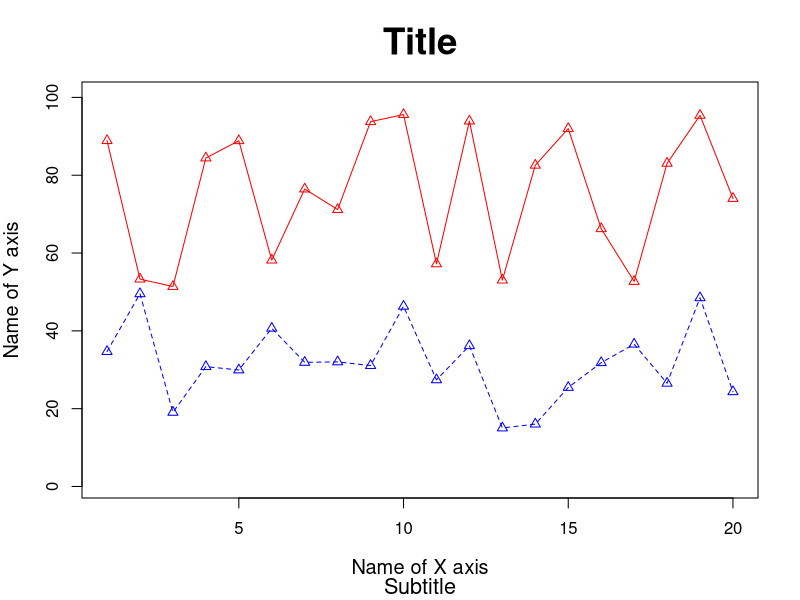
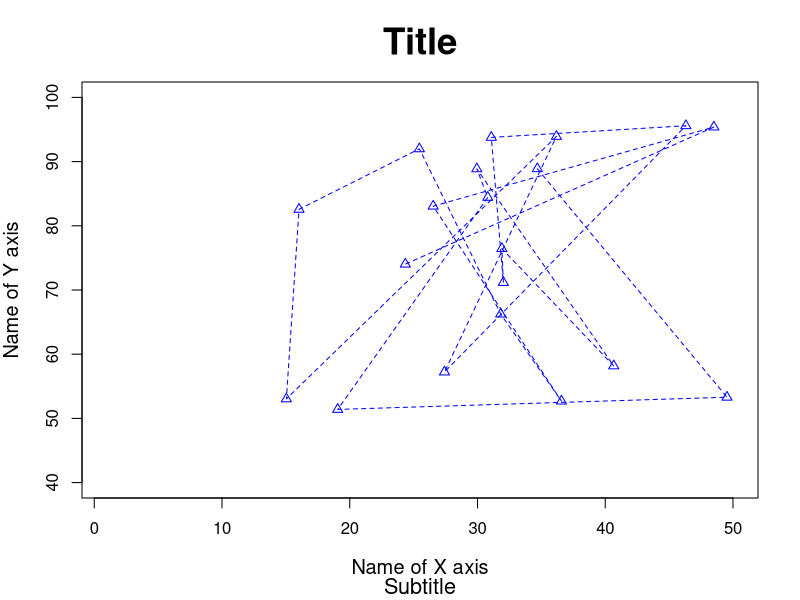
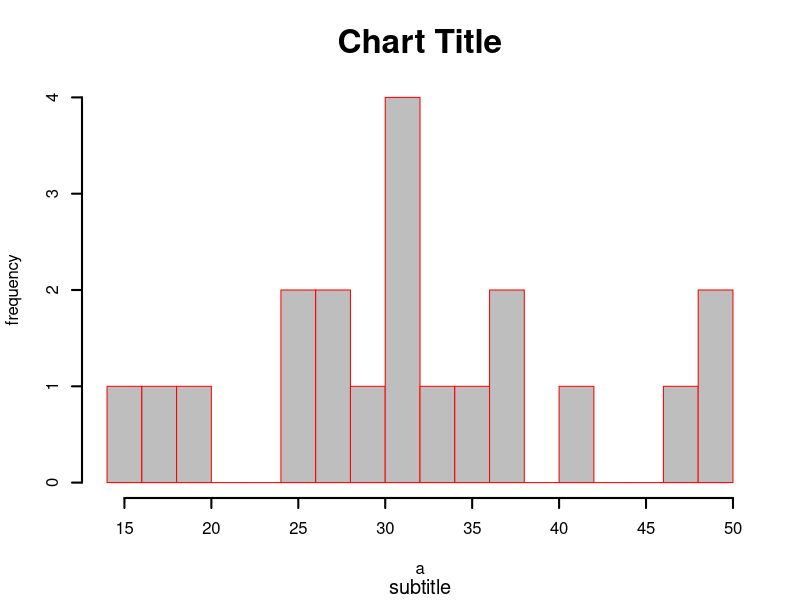
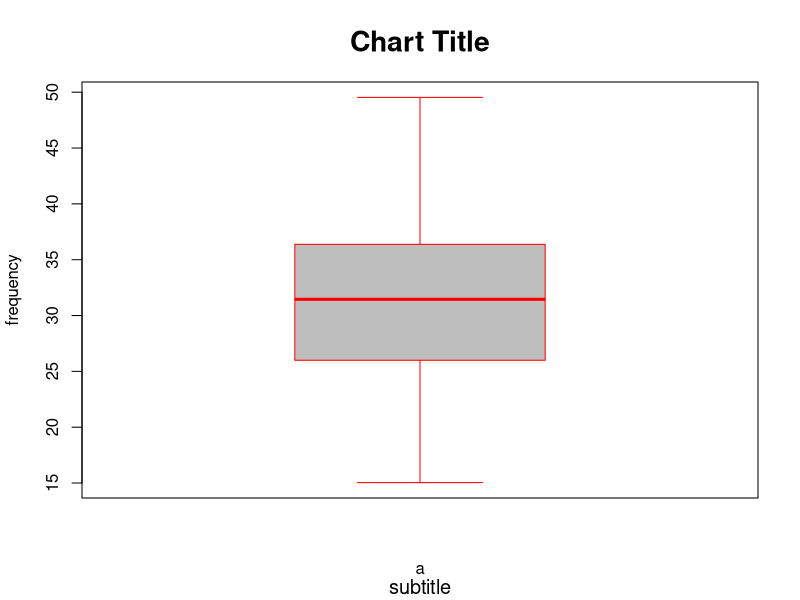
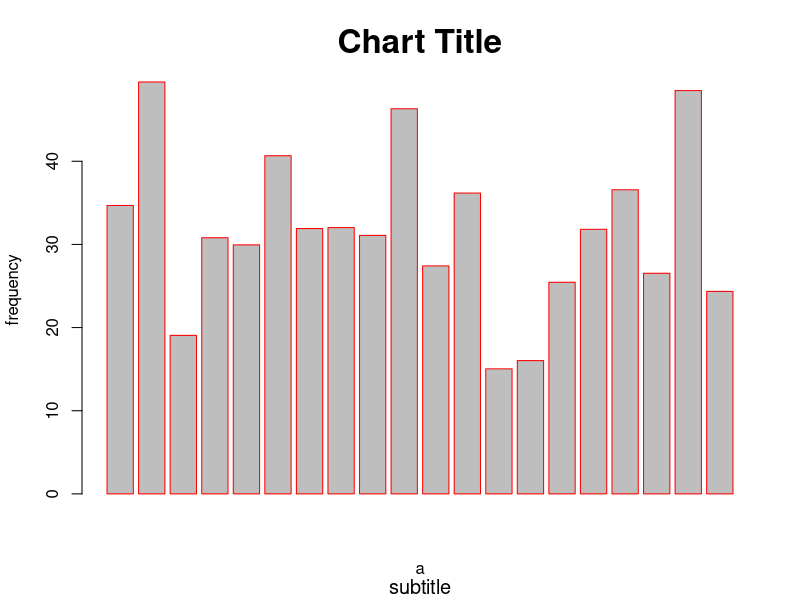
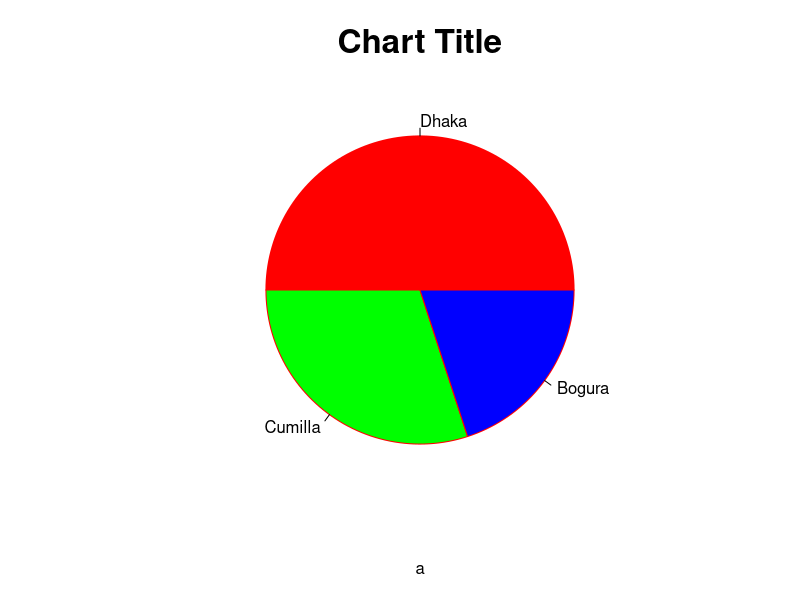
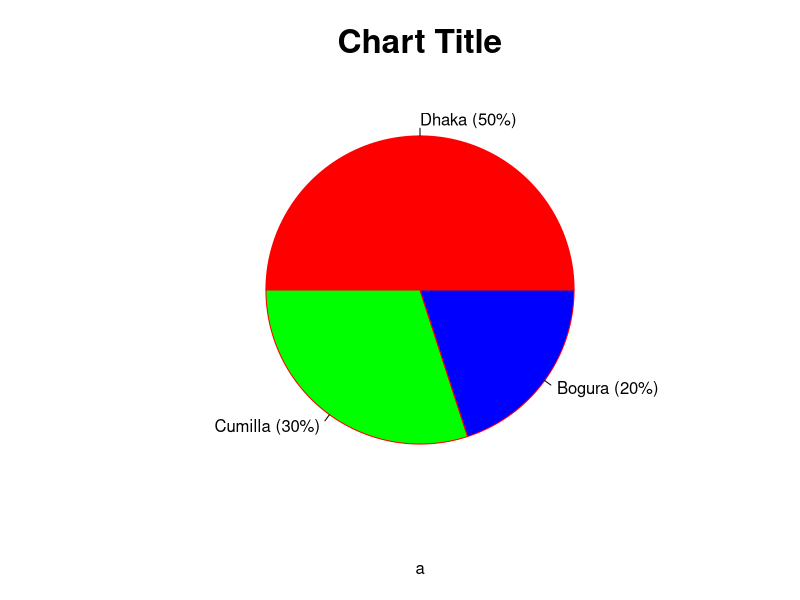
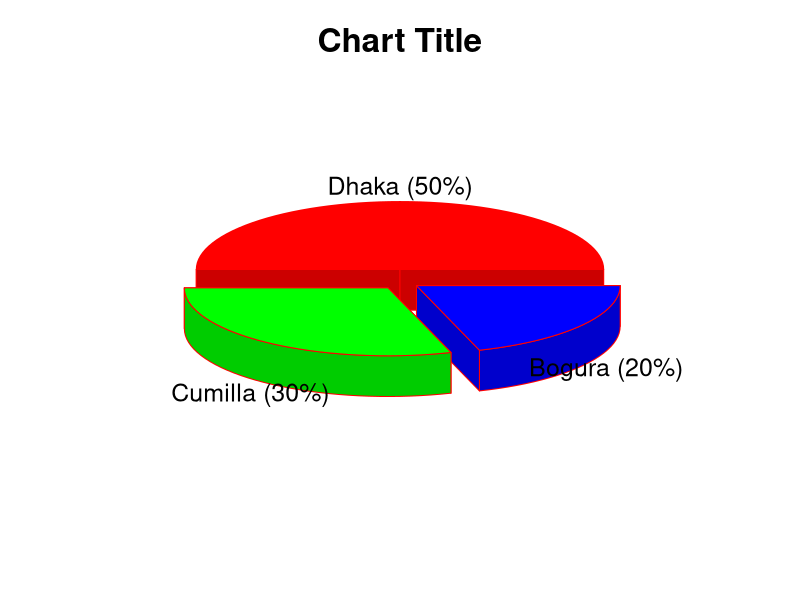

The R source for these figures, in order:
#Data visualization and Graphs

a <- runif(20, 10, 50)
b <- runif(20, 50, 100)
a
b

plot(a, type = "o" , frame = T ,
     main = "Title" , sub = "Subtitle" ,
     xlab = "Name of X axis" , ylab = "Name of Y axis" ,
     xlim = c(1,20) , ylim = c(1, 100) ,
     col = "blue" ,
     pch = 2, lty = 2, lwd = 1,                                    
     cex = 1, cex.lab = 1.2, cex.main = 2.2, cex.sub = 1.3)

lines(b, type = "o", col = "red", pch = 2)

# xlab & ylab = axis name
# xlim & ylim = axis limit
# pch = point type, lty = line type, lwd = line width
# cex = point size, cex.lab = label size, cex.main = title size, cex.sub = subtitle size

#double parameter
plot (a, b, 
      type = "o" , frame = T ,
      main = "Title" , sub = "Subtitle" ,
      xlab = "Name of X axis" , ylab = "Name of Y axis" ,
      xlim = c(1,50) , ylim = c(40, 100) ,
      col = "blue" ,
      pch = 2, lty = 2, lwd = 1,                                    
      cex = 1, cex.lab = 1.2, cex.main = 2.2, cex.sub = 1.3)

#histogram
hist(a,
     main= "Chart Title", sub = "subtitle" ,
     xlab="a", ylab = "frequency" , 
     breaks = 18 ,
     lty = 1, lwd = 2,                                    
     cex.lab = 1, cex.main = 2, cex.sub = 1.2, 
     col="gray" , border = "red" ,
     prob= F)

# lty = bar border type, lwd = axis bar width
# xlim and ylim can be added


#boxplot
boxplot(a,
        main= "Chart Title", sub = "subtitle" ,
        xlab="a", ylab = "frequency" , 
        lty = 1, lwd = 1,                                    
        cex.lab = 1, cex.main = 1.7, cex.sub = 1.2, 
        col="gray" , border = "red" )

# lty = box border type, lwd = box border width

barplot(a,
        main= "Chart Title", sub = "subtitle" ,
        xlab="a", ylab = "frequency" ,
        lty = 1, lwd = 1,                                    
        cex.lab = 1, cex.main = 2, cex.sub = 1.2, 
        col="gray" , border = "red")

# lty = y axis bar type, lwd = y axis bar width


#Pie Charts
c = c("Dhaka", "Cumilla", "Bogura")
d = c(50, 30, 20)
pie (d,
     labels = c, 
     main= "Chart Title", 
     xlab="a", 
     lty = 1, lwd = 2,                                    
     cex.lab = 1, cex.main = 2, cex.sub = 1.2, 
     col= rainbow (3), border = "red")

pct = round (d / sum (d) * 100)
new_labels = paste (c," (", pct, "%)", sep = "")

pie (d,
     labels = new_labels,
     main= "Chart Title", 
     xlab="a", 
     lty = 1, lwd = 2,                                    
     cex.lab = 1, cex.main = 2, cex.sub = 1.2, 
     col= rainbow (3), border = "red")

library(plotrix)
pie3D (d,
     labels = new_labels,
     main= "Chart Title", 
     lty = 1, lwd = 2,                                    
     cex.lab = 1, cex.main = 2, cex.sub = 1.2, 
     explode = 0.1,
     col= rainbow (3), border = "red")
